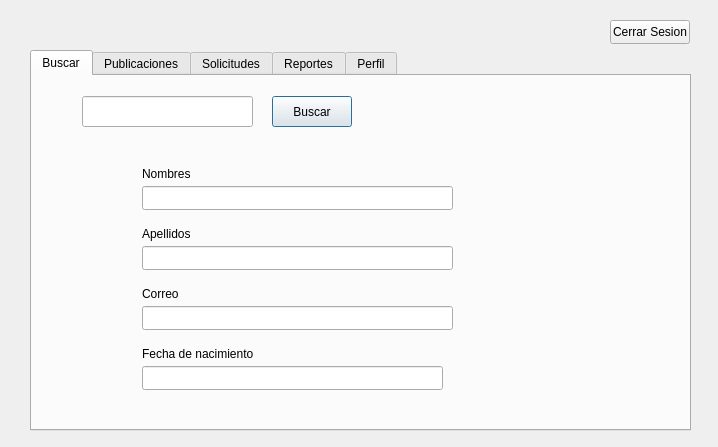
<?xml version="1.0" encoding="UTF-8"?>
<ui version="4.0">
 <class>user</class>
 <widget class="QDialog" name="user">
  <property name="geometry">
   <rect>
    <x>0</x>
    <y>0</y>
    <width>718</width>
    <height>447</height>
   </rect>
  </property>
  <property name="windowTitle">
   <string>Dialog</string>
  </property>
  <widget class="QTabWidget" name="tabWidget">
   <property name="geometry">
    <rect>
     <x>30</x>
     <y>50</y>
     <width>661</width>
     <height>381</height>
    </rect>
   </property>
   <property name="currentIndex">
    <number>0</number>
   </property>
   <widget class="QWidget" name="buscarUser">
    <attribute name="title">
     <string>Buscar</string>
    </attribute>
    <widget class="QPushButton" name="buscarbtn">
     <property name="geometry">
      <rect>
       <x>240</x>
       <y>20</y>
       <width>80</width>
       <height>31</height>
      </rect>
     </property>
     <property name="text">
      <string>Buscar</string>
     </property>
    </widget>
    <widget class="QLabel" name="label_3">
     <property name="geometry">
      <rect>
       <x>110</x>
       <y>210</y>
       <width>51</width>
       <height>16</height>
      </rect>
     </property>
     <property name="styleSheet">
      <string notr="true">color: rgb(0, 0, 0)</string>
     </property>
     <property name="text">
      <string>Correo</string>
     </property>
    </widget>
    <widget class="QLabel" name="label_2">
     <property name="geometry">
      <rect>
       <x>110</x>
       <y>150</y>
       <width>61</width>
       <height>16</height>
      </rect>
     </property>
     <property name="styleSheet">
      <string notr="true">color: rgb(0, 0, 0)</string>
     </property>
     <property name="text">
      <string>Apellidos</string>
     </property>
    </widget>
    <widget class="QLabel" name="label">
     <property name="geometry">
      <rect>
       <x>110</x>
       <y>90</y>
       <width>51</width>
       <height>16</height>
      </rect>
     </property>
     <property name="styleSheet">
      <string notr="true">color: rgb(0, 0, 0)</string>
     </property>
     <property name="text">
      <string>Nombres</string>
     </property>
    </widget>
    <widget class="QLabel" name="label_4">
     <property name="geometry">
      <rect>
       <x>110</x>
       <y>270</y>
       <width>111</width>
       <height>16</height>
      </rect>
     </property>
     <property name="styleSheet">
      <string notr="true">color: rgb(0, 0, 0)</string>
     </property>
     <property name="text">
      <string>Fecha de nacimiento</string>
     </property>
    </widget>
    <widget class="QLineEdit" name="searchLine">
     <property name="geometry">
      <rect>
       <x>50</x>
       <y>20</y>
       <width>171</width>
       <height>31</height>
      </rect>
     </property>
    </widget>
    <widget class="QLineEdit" name="searchLine_2">
     <property name="geometry">
      <rect>
       <x>110</x>
       <y>110</y>
       <width>311</width>
       <height>24</height>
      </rect>
     </property>
    </widget>
    <widget class="QLineEdit" name="searchLine_3">
     <property name="geometry">
      <rect>
       <x>110</x>
       <y>170</y>
       <width>311</width>
       <height>24</height>
      </rect>
     </property>
    </widget>
    <widget class="QLineEdit" name="searchLine_4">
     <property name="geometry">
      <rect>
       <x>110</x>
       <y>230</y>
       <width>311</width>
       <height>24</height>
      </rect>
     </property>
    </widget>
    <widget class="QLineEdit" name="searchLine_5">
     <property name="geometry">
      <rect>
       <x>110</x>
       <y>290</y>
       <width>301</width>
       <height>24</height>
      </rect>
     </property>
    </widget>
   </widget>
   <widget class="QWidget" name="publiUser">
    <attribute name="title">
     <string>Publicaciones</string>
    </attribute>
    <widget class="Line" name="line">
     <property name="geometry">
      <rect>
       <x>190</x>
       <y>0</y>
       <width>20</width>
       <height>351</height>
      </rect>
     </property>
     <property name="orientation">
      <enum>Qt::Orientation::Vertical</enum>
     </property>
    </widget>
    <widget class="QLabel" name="label_5">
     <property name="geometry">
      <rect>
       <x>10</x>
       <y>20</y>
       <width>49</width>
       <height>16</height>
      </rect>
     </property>
     <property name="text">
      <string>Fecha</string>
     </property>
    </widget>
    <widget class="QComboBox" name="comboBox">
     <property name="geometry">
      <rect>
       <x>20</x>
       <y>40</y>
       <width>121</width>
       <height>24</height>
      </rect>
     </property>
    </widget>
    <widget class="QPushButton" name="pushButton_2">
     <property name="geometry">
      <rect>
       <x>40</x>
       <y>70</y>
       <width>80</width>
       <height>24</height>
      </rect>
     </property>
     <property name="text">
      <string>PushButton</string>
     </property>
    </widget>
    <widget class="QComboBox" name="comboBox_2">
     <property name="geometry">
      <rect>
       <x>70</x>
       <y>180</y>
       <width>121</width>
       <height>24</height>
      </rect>
     </property>
    </widget>
    <widget class="QLabel" name="label_6">
     <property name="geometry">
      <rect>
       <x>10</x>
       <y>160</y>
       <width>111</width>
       <height>16</height>
      </rect>
     </property>
     <property name="text">
      <string>Recorrido limitado</string>
     </property>
    </widget>
    <widget class="QPushButton" name="pushButton_3">
     <property name="geometry">
      <rect>
       <x>40</x>
       <y>250</y>
       <width>80</width>
       <height>24</height>
      </rect>
     </property>
     <property name="text">
      <string>PushButton</string>
     </property>
    </widget>
    <widget class="QComboBox" name="comboBox_3">
     <property name="geometry">
      <rect>
       <x>70</x>
       <y>210</y>
       <width>121</width>
       <height>24</height>
      </rect>
     </property>
    </widget>
    <widget class="QLabel" name="label_7">
     <property name="geometry">
      <rect>
       <x>20</x>
       <y>180</y>
       <width>49</width>
       <height>21</height>
      </rect>
     </property>
     <property name="text">
      <string>Orden</string>
     </property>
    </widget>
    <widget class="QLabel" name="label_8">
     <property name="geometry">
      <rect>
       <x>18</x>
       <y>210</y>
       <width>51</width>
       <height>20</height>
      </rect>
     </property>
     <property name="text">
      <string>Cantidad</string>
     </property>
    </widget>
    <widget class="QPushButton" name="pushButton_4">
     <property name="geometry">
      <rect>
       <x>230</x>
       <y>10</y>
       <width>141</width>
       <height>24</height>
      </rect>
     </property>
     <property name="text">
      <string>Crear nueva publicación</string>
     </property>
    </widget>
   </widget>
   <widget class="QWidget" name="soliUser">
    <attribute name="title">
     <string>Solicitudes</string>
    </attribute>
    <widget class="QTableWidget" name="tableWidget">
     <property name="geometry">
      <rect>
       <x>20</x>
       <y>40</y>
       <width>601</width>
       <height>131</height>
      </rect>
     </property>
     <column>
      <property name="text">
       <string>Nombres</string>
      </property>
     </column>
     <column>
      <property name="text">
       <string>Apellidos</string>
      </property>
     </column>
     <column>
      <property name="text">
       <string>Correo</string>
      </property>
     </column>
     <column>
      <property name="text">
       <string>Nacimiento</string>
      </property>
     </column>
     <column>
      <property name="text">
       <string>Solicitud</string>
      </property>
     </column>
    </widget>
    <widget class="QTableWidget" name="tableWidget_2">
     <property name="geometry">
      <rect>
       <x>20</x>
       <y>210</y>
       <width>311</width>
       <height>131</height>
      </rect>
     </property>
     <column>
      <property name="text">
       <string>Correo</string>
      </property>
     </column>
     <column>
      <property name="text">
       <string>Aceptar</string>
      </property>
     </column>
     <column>
      <property name="text">
       <string>Rechazar</string>
      </property>
     </column>
    </widget>
    <widget class="QTableWidget" name="tableWidget_3">
     <property name="geometry">
      <rect>
       <x>360</x>
       <y>210</y>
       <width>261</width>
       <height>131</height>
      </rect>
     </property>
     <column>
      <property name="text">
       <string>Correo</string>
      </property>
     </column>
     <column>
      <property name="text">
       <string>Cancelar</string>
      </property>
     </column>
    </widget>
   </widget>
   <widget class="QWidget" name="reporUser">
    <attribute name="title">
     <string>Reportes</string>
    </attribute>
    <widget class="QTableWidget" name="tableWidget_4">
     <property name="geometry">
      <rect>
       <x>300</x>
       <y>40</y>
       <width>311</width>
       <height>121</height>
      </rect>
     </property>
     <column>
      <property name="text">
       <string>Fecha</string>
      </property>
     </column>
     <column>
      <property name="text">
       <string>Usuario</string>
      </property>
     </column>
     <column>
      <property name="text">
       <string>No. Comentarios</string>
      </property>
     </column>
    </widget>
    <widget class="QTableWidget" name="tableWidget_5">
     <property name="geometry">
      <rect>
       <x>40</x>
       <y>40</y>
       <width>221</width>
       <height>121</height>
      </rect>
     </property>
     <column>
      <property name="text">
       <string>Fecha</string>
      </property>
     </column>
     <column>
      <property name="text">
       <string>Cant. Publicacion</string>
      </property>
     </column>
    </widget>
    <widget class="QPushButton" name="pushButton_7">
     <property name="geometry">
      <rect>
       <x>250</x>
       <y>180</y>
       <width>111</width>
       <height>24</height>
      </rect>
     </property>
     <property name="text">
      <string>Generar Reportes</string>
     </property>
    </widget>
   </widget>
   <widget class="QWidget" name="perfilUser">
    <attribute name="title">
     <string>Perfil</string>
    </attribute>
    <widget class="QPushButton" name="pushButton_5">
     <property name="geometry">
      <rect>
       <x>500</x>
       <y>130</y>
       <width>111</width>
       <height>24</height>
      </rect>
     </property>
     <property name="text">
      <string>Modificar Datos</string>
     </property>
    </widget>
    <widget class="QPushButton" name="pushButton_6">
     <property name="geometry">
      <rect>
       <x>500</x>
       <y>190</y>
       <width>111</width>
       <height>24</height>
      </rect>
     </property>
     <property name="text">
      <string>Eliminar Cuentas</string>
     </property>
    </widget>
    <widget class="Line" name="line_2">
     <property name="geometry">
      <rect>
       <x>450</x>
       <y>0</y>
       <width>20</width>
       <height>351</height>
      </rect>
     </property>
     <property name="orientation">
      <enum>Qt::Orientation::Vertical</enum>
     </property>
    </widget>
    <widget class="QTextEdit" name="fechaLine_2">
     <property name="geometry">
      <rect>
       <x>30</x>
       <y>230</y>
       <width>361</width>
       <height>31</height>
      </rect>
     </property>
    </widget>
    <widget class="QLabel" name="label_10">
     <property name="geometry">
      <rect>
       <x>30</x>
       <y>90</y>
       <width>61</width>
       <height>16</height>
      </rect>
     </property>
     <property name="styleSheet">
      <string notr="true">color: rgb(0, 0, 0)</string>
     </property>
     <property name="text">
      <string>Apellidos</string>
     </property>
    </widget>
    <widget class="QLabel" name="label_12">
     <property name="geometry">
      <rect>
       <x>30</x>
       <y>210</y>
       <width>111</width>
       <height>16</height>
      </rect>
     </property>
     <property name="styleSheet">
      <string notr="true">color: rgb(0, 0, 0)</string>
     </property>
     <property name="text">
      <string>Contraseña</string>
     </property>
    </widget>
    <widget class="QLabel" name="label_11">
     <property name="geometry">
      <rect>
       <x>30</x>
       <y>150</y>
       <width>51</width>
       <height>16</height>
      </rect>
     </property>
     <property name="styleSheet">
      <string notr="true">color: rgb(0, 0, 0)</string>
     </property>
     <property name="text">
      <string>Correo</string>
     </property>
    </widget>
    <widget class="QTextEdit" name="apellidoLine_2">
     <property name="geometry">
      <rect>
       <x>30</x>
       <y>110</y>
       <width>361</width>
       <height>31</height>
      </rect>
     </property>
    </widget>
    <widget class="QLabel" name="label_13">
     <property name="geometry">
      <rect>
       <x>30</x>
       <y>270</y>
       <width>111</width>
       <height>16</height>
      </rect>
     </property>
     <property name="styleSheet">
      <string notr="true">color: rgb(0, 0, 0)</string>
     </property>
     <property name="text">
      <string>Fecha de nacimiento</string>
     </property>
    </widget>
    <widget class="QTextEdit" name="correoLine_2">
     <property name="geometry">
      <rect>
       <x>30</x>
       <y>170</y>
       <width>361</width>
       <height>31</height>
      </rect>
     </property>
    </widget>
    <widget class="QTextEdit" name="fechaLine_3">
     <property name="geometry">
      <rect>
       <x>30</x>
       <y>290</y>
       <width>361</width>
       <height>31</height>
      </rect>
     </property>
    </widget>
    <widget class="QLabel" name="label_9">
     <property name="geometry">
      <rect>
       <x>30</x>
       <y>30</y>
       <width>51</width>
       <height>16</height>
      </rect>
     </property>
     <property name="styleSheet">
      <string notr="true">color: rgb(0, 0, 0)</string>
     </property>
     <property name="text">
      <string>Nombres</string>
     </property>
    </widget>
    <widget class="QTextEdit" name="nameLine_2">
     <property name="geometry">
      <rect>
       <x>30</x>
       <y>50</y>
       <width>361</width>
       <height>31</height>
      </rect>
     </property>
    </widget>
   </widget>
  </widget>
  <widget class="QPushButton" name="logoutbtn">
   <property name="geometry">
    <rect>
     <x>610</x>
     <y>20</y>
     <width>80</width>
     <height>24</height>
    </rect>
   </property>
   <property name="text">
    <string>Cerrar Sesion</string>
   </property>
  </widget>
 </widget>
 <resources/>
 <connections/>
</ui>
